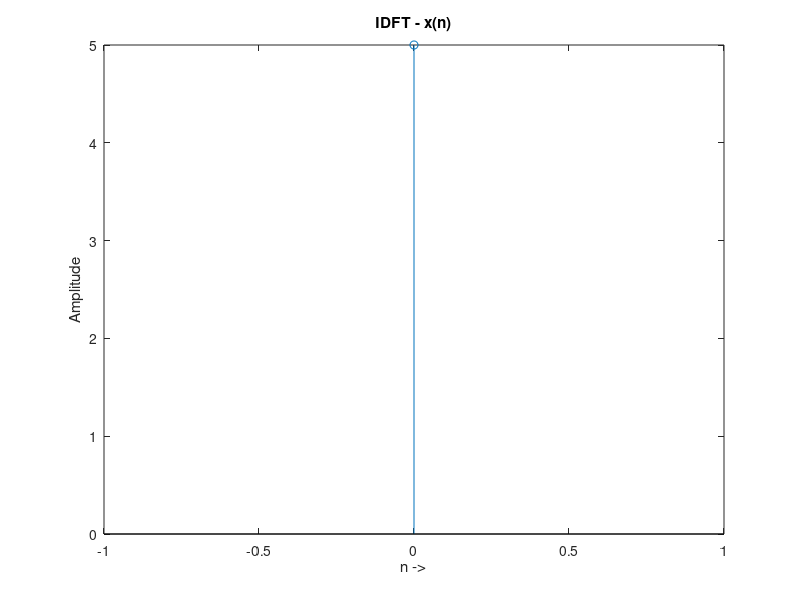

Write the MATLAB code that produced this figure.
%Program to compute idft of a sequence 
clc 
close all 
disp('This is the program to compute IDFT using formula'); 
fprintf('\n'); 

%Getting the input DFT sequence 
xdft = input('Enter the DFT sequence'); 
N = length(xdft); 

%IDFT computation 
%temp is made zero before computing each idft value.

% n-1 and k-1 are used as the initial values of n and k are 1. 
for n = 1:1:N 
 temp = 0; 
for k = 1:1:N 
 temp = temp + xdft(k)*exp(j*(2*pi/N)*(n-1)*(k-1)); 
end 
x_idft(n) = temp/N; 
end 

%Displaying the output 
disp('The IDFT of the DFT sequence is: '); 
disp(x_idft); 

%We need to plot the idft 
figure(1); 
ax = 0:1:length(x_idft)-1; 
stem(ax,x_idft); 
xlabel('n ->'); 
ylabel('Amplitude'); 
title('IDFT - x(n)'); 
